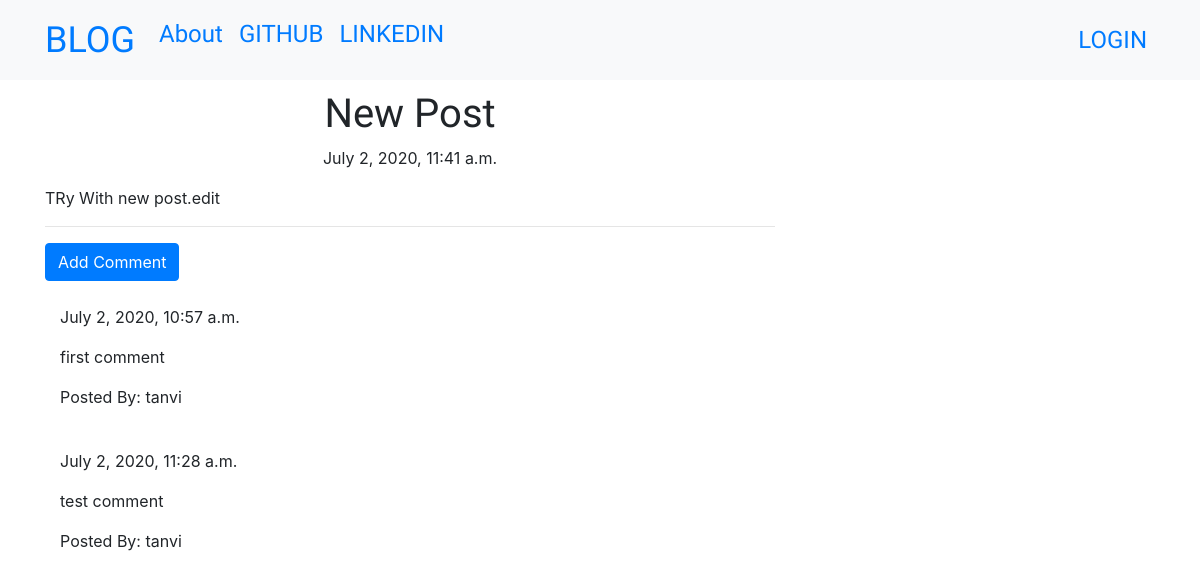
The page /post/5 on the database its author committed.
### blog_app/models.py (models this page shows, shortened)
class Post(models.Model):
	author = models.ForeignKey('auth.User',on_delete = models.CASCADE)
	title = models.CharField(max_length =200)
	text = models.TextField()
	created_date = models.DateTimeField(default = timezone.now)
	published_date = models.DateTimeField(blank = True,null=True)

class Comments(models.Model):
	post = models.ForeignKey('blog_app.Post' ,related_name = 'comment',on_delete=models.CASCADE)
	author = models.CharField(max_length=200)
	text = models.TextField()
	created_date = models.DateTimeField(default = timezone.now())
	approved_comment = models.BooleanField(default = False)

### blog_app/views.py (the view)
# urls.py: re_path(r'^post/(?P<pk>\d+)$',views.PostDetailView.as_view(),name = 'post_detail'),
class PostDetailView(DetailView):
	model  = Post

### blog_app/templates/blog_app/post_detail.html (shortened to what this page needs)
{% extends "blog_app/base.html" %}
{% block content %}
<h1 class="posttitle">{{ post.title }}</h1>
{% if post.published_date %}
<div class="date postdate">
	{{ post.published_date }}
</div>
{% else %}
	<a class="btn btn-primary" href="{% url 'post_publish' pk=post.pk %}">Publish</a>
{% endif %}
<p class="postcontent">{{ post.text|safe|linebreaksbr }}</p>
<hr>
<a class="btn btn-primary" href="{% url 'add_comment_to_post' pk=post.pk %}">Add Comment</a>
<div class="container">
	{% for comment in post.comment.all %}
	<br>
	{% if user.is_authenticated or comment.approved_comment %}
	 {{ comment.created_date }}
	 <p>{{ comment.text|safe|linebreaksbr }}</p>
	 <p>Posted By: {{ comment.author }}</p>
	{% endif %}
	{% empty %}
		<p>No Comments </p>
	{% endfor %}
</div>
{% endblock %}

### blog_app/static/css/blog.css (style rules this page uses)
.postdate { text-align: center; }
.posttitle { font-family: 'Inconsolata', monospace; text-align: center; }
.postcontent { font-size: 1.5em; }

### rows shown on the page
Post: title "New Post", published_date "July 2, 2020, 11:41 a.m.", text "TRy With new post.edit"
Comments: created_date "July 2, 2020, 10:57 a.m.", text "first comment", author "tanvi"
Comments: created_date "July 2, 2020, 11:28 a.m.", text "test comment", author "tanvi"
